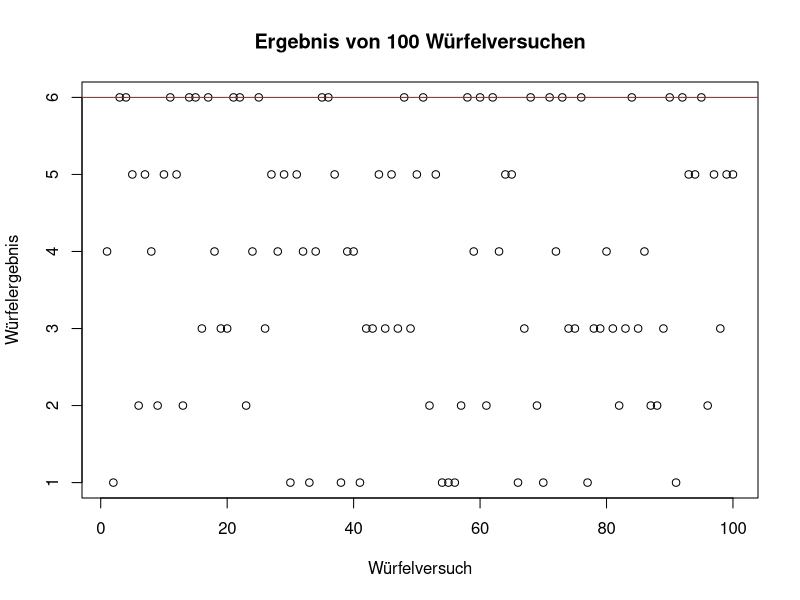
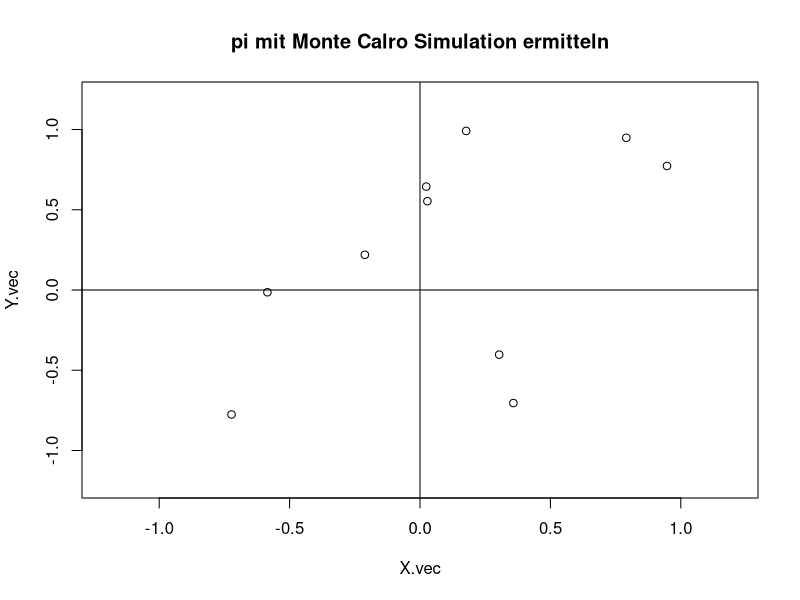

Here is the R script that generated these plots, in order:
## ---- chunk 1
N <- 100
Muenzwurf.vec <- floor(runif(N) * 2)
Muenzwurf.vec
# Speichern des zufälligen Ausgangsvektors für die Feststellung der Nuller-Serien
Muenzwurf0.vec <- Muenzwurf.vec
## ---- chunk 2
n <- 12
## ---- chunk 3
Serie.df <- data.frame(Seriengröße = c(1:n), Anzahl_Zahl = rep(0,n), Anzahl_Kopf = rep(0,n))
N1 <- sum(Muenzwurf.vec)
Muenzwurf1.vec <- Muenzwurf.vec * c(0,Muenzwurf.vec[-length(Muenzwurf.vec)])
N2 <- sum(Muenzwurf1.vec + c(Muenzwurf1.vec[-1],0) > 0)
Serie.df$Anzahl_Zahl[1] <- N1-N2

i <- 2
while (i <= n) {
  Muenzwurf.vec <- Muenzwurf1.vec
  N1 <- sum(Muenzwurf.vec)
  Muenzwurf1.vec <- Muenzwurf.vec * c(0,Muenzwurf.vec[-length(Muenzwurf.vec)])
  N2 <- sum(Muenzwurf1.vec + c(Muenzwurf1.vec[-1],0) > 0)
  Serie.df$Anzahl_Zahl[i] <- N1-N2
  i <- i + 1
}

Serie.df
## ---- chunk 4
Muenzwurf.vec <- (Muenzwurf0.vec == 0) * 1

N1 <- sum(Muenzwurf.vec)
Muenzwurf1.vec <- Muenzwurf.vec * c(0,Muenzwurf.vec[-length(Muenzwurf.vec)])
N2 <- sum(Muenzwurf1.vec + c(Muenzwurf1.vec[-1],0) > 0)
Serie.df$Anzahl_Kopf[1] <- N1-N2

i <- 2
while (i <= n) {
  Muenzwurf.vec <- Muenzwurf1.vec
  N1 <- sum(Muenzwurf.vec)
  Muenzwurf1.vec <- Muenzwurf.vec * c(0,Muenzwurf.vec[-length(Muenzwurf.vec)])
  N2 <- sum(Muenzwurf1.vec + c(Muenzwurf1.vec[-1],0) > 0)
  Serie.df$Anzahl_Kopf[i] <- N1-N2
  i <- i + 1
}

Serie.df
## ---- chunk 5
i <- 3
Zahl <- 0
Kopf <- 0
SerieGroesserGleich3_1 <- 0
SerieGroesserGleich3_0 <- 0

while (i <= n) {
  Zahl <- Serie.df$Anzahl_Zahl[i]
  Kopf <- Serie.df$Anzahl_Kopf[i]
  SerieGroesserGleich3_1 <- SerieGroesserGleich3_1 + Zahl
  SerieGroesserGleich3_0 <- SerieGroesserGleich3_0 + Kopf
  i <- i + 1
}
SerieGroesserGleich3_1
SerieGroesserGleich3_0

SerieGroesserGleich3 <- SerieGroesserGleich3_0 + SerieGroesserGleich3_1
SerieGroesserGleich3

## ---- chunk 6
X.vec <- 1:100
Wuerfeln.vec <- floor(runif(length(X.vec),1,7))
Wuerfeln.vec
Wuerfelwahrscheinlichkeit.vec <- (Wuerfeln.vec == 6) * 1
Wuerfelwahrscheinlichkeit.vec
Wuerfelwahrscheinlichkeit0.vec <- Wuerfelwahrscheinlichkeit.vec
## ---- chunk 7
n <- 5
## ---- chunk 8
Wuerfelserie.df <- data.frame(Seriengröße = c(1:n), Anzahl_6 = rep(0,n))
N1 <- sum(Wuerfelwahrscheinlichkeit.vec)
Wuerfelwahrscheinlichkeit1.vec <- Wuerfelwahrscheinlichkeit.vec * c(0,Wuerfelwahrscheinlichkeit.vec[-length(Wuerfelwahrscheinlichkeit.vec)])
N2 <- sum(Wuerfelwahrscheinlichkeit1.vec + c(Wuerfelwahrscheinlichkeit1.vec[-1],0) > 0)
Wuerfelserie.df$Anzahl_6[1] <- N1-N2


i <- 2
while (i <= n) {
  Wuerfelwahrscheinlichkeit.vec <- Wuerfelwahrscheinlichkeit1.vec
  N1 <- sum(Wuerfelwahrscheinlichkeit.vec)
  Wuerfelwahrscheinlichkeit1.vec <- Wuerfelwahrscheinlichkeit.vec * c(0,Wuerfelwahrscheinlichkeit.vec[-length(Wuerfelwahrscheinlichkeit.vec)])
  N2 <- sum(Wuerfelwahrscheinlichkeit1.vec + c(Wuerfelwahrscheinlichkeit1.vec[-1],0) > 0)
  Wuerfelserie.df$Anzahl_6[i] <- N1-N2
  i <- i + 1
}
Wuerfelserie.df
## ---- chunk 9
Sechserserie <- Wuerfelserie.df$Anzahl_6[3] + Wuerfelserie.df$Anzahl_6[4] + Wuerfelserie.df$Anzahl_6[5]
Sechserserie
## ---- chunk 10
plot(X.vec, Wuerfeln.vec, ylim=c(1,6), xlab = "Würfelversuch", ylab = "Würfelergebnis", main = "Ergebnis von 100 Würfelversuchen")
abline(h=6, col="red")
## ---- chunk 11
N <- 10
X.vec <- runif(N,-1,1)
X.vec
Y.vec <- runif(N,-1,1)
Y.vec
## ---- chunk 12
plot(X.vec, Y.vec, main = "pi mit Monte Calro Simulation ermitteln", xlim = c(-1.2,1.2), ylim = c(-1.2,1.2))
abline(h = 0)
abline(v = 0)
## ---- chunk 13
M.arr <- rbind(X.vec, Y.vec)
M.arr
